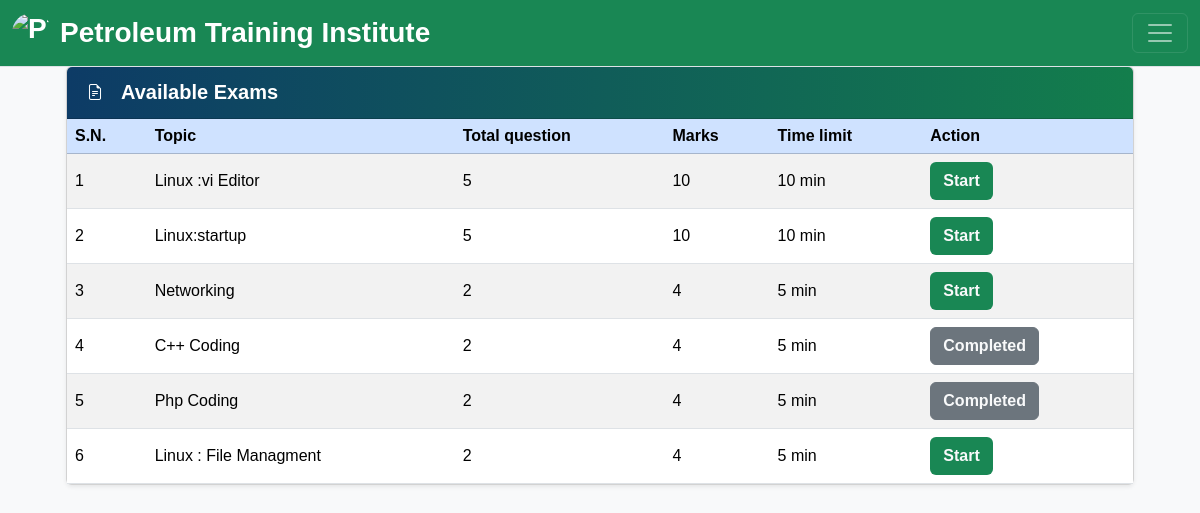
Before: /account.php?q=1 (signed in) with the older database file.
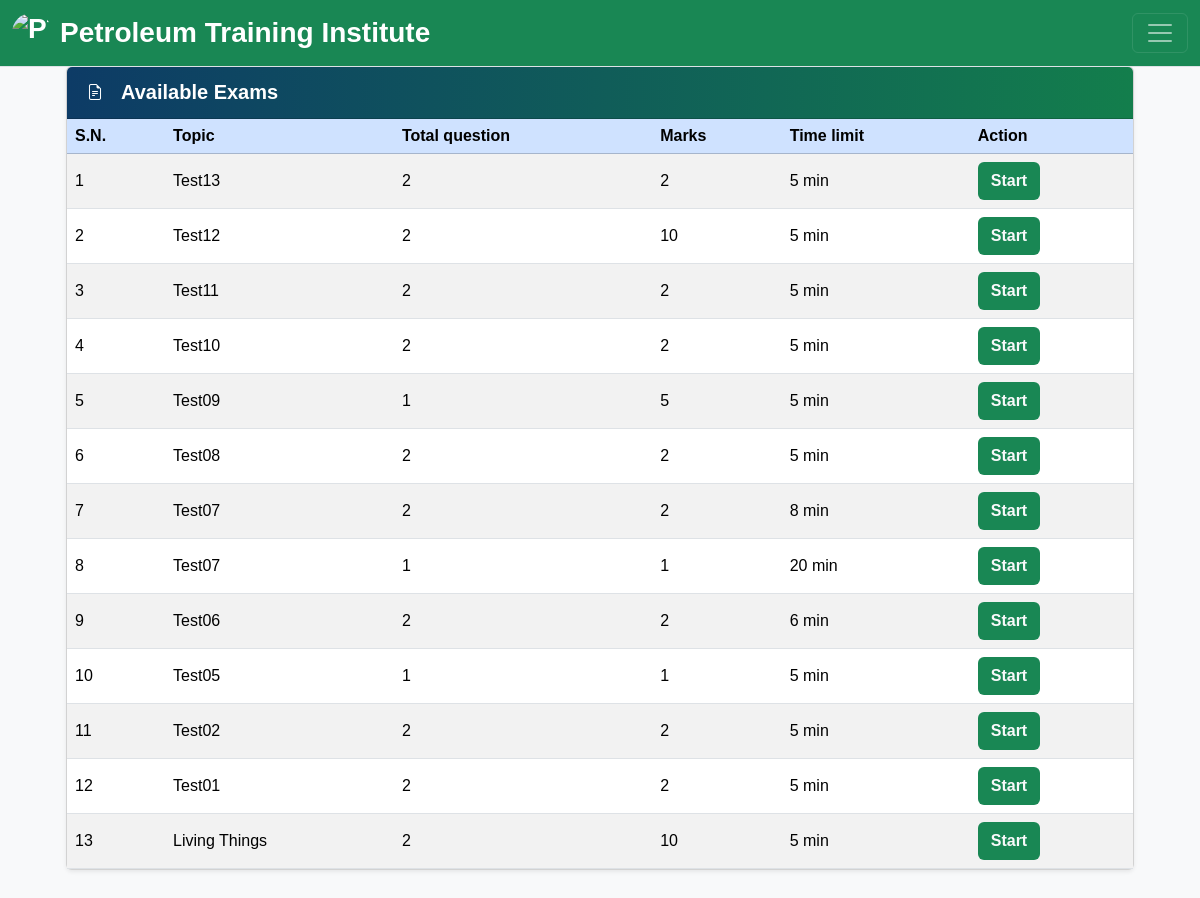
After: the same page with the newer database file.
### tables this page shows
CREATE TABLE `quiz` (
  `eid` text NOT NULL,
  `title` varchar(100) NOT NULL,
  `subject` varchar(100) NOT NULL,
  `sahi` int(11) NOT NULL,
  `wrong` int(11) NOT NULL,
  `total` int(11) NOT NULL,
  `time` bigint(20) NOT NULL,
  `intro` text NOT NULL,
  `tag` varchar(100) NOT NULL,
  `date` timestamp NOT NULL DEFAULT current_timestamp() ON UPDATE current_timestamp()
);

### account.php (the view, shortened to what this page needs)
<!DOCTYPE html>
<html lang="en">
<head>
<link href="https://cdn.jsdelivr.net/npm/bootstrap@5.3.3/dist/css/bootstrap.min.css" rel="stylesheet" />
<link href="https://cdn.jsdelivr.net/npm/bootstrap-icons@1.11.3/font/bootstrap-icons.css" rel="stylesheet" />
<link rel="stylesheet" href="css/account.css" />
<link rel="stylesheet" href="css/font.css" />
</head>
<body class="bg-light">
 <?php
 include_once 'dbConnection.php';
  if(!(isset($_SESSION['email']))){
header("location:index.php");
}
else
{
$name = $_SESSION['name'];
$email=$_SESSION['email'];
include_once 'dbConnection.php';
echo '<span class="pull-right top title1" ><span class="log1"><span class="glyphicon glyphicon-user" aria-hidden="true"></span>&nbsp;&nbsp;&nbsp;&nbsp;Hello,</span> <a href="account.php?q=1" class="log log1">'.$name.'</a>&nbsp;|&nbsp;<a href="logout.php?q=account.php" class="log"><span class="glyphicon glyphicon-log-out" aria-hidden="true"></span>&nbsp;Signout</button></a></span>';
$check2 = mysqli_query($con,"SELECT * FROM history WHERE email='$email' AND eid='$eid' LIMIT 1");
if(mysqli_num_rows($check2) == 0){
    $start_time = time();
    $end_time = $start_time + ($exam_duration_minutes * 60);
    mysqli_query($con,"INSERT INTO history (email,eid,start_time,end_time) VALUES('$email','$eid',$start_time,$end_time)") or die(mysqli_error($con));
} else {
    $row = mysqli_fetch_assoc($check2);
    $end_time = $row['end_time'];
    error_log("[DEBUG] Using existing history row end_time=$end_time");
}
}?>
<header>
  <nav class="navbar navbar-dark bg-success border-bottom fixed-top">
    <div class="container-fluid">
      <a class="navbar-brand fw-bold fs-3 d-flex align-items-center gap-2" href="account.php?q=1">
        <img src="image/PTI.jpg" alt="PTI Logo" class="rounded-circle" style="width:40px;height:40px;object-fit:cover;">
        <span class="pti-full">Petroleum Training Institute</span>
      </a>
      <button class="navbar-toggler d-1250-none" type="button" data-bs-toggle="offcanvas" data-bs-target="#sideNav">
        <span class="navbar-toggler-icon"></span>
      </button>
    </div>
  </nav>
</header>
<main class="container my-0 pt-4">
<?php
if(@$_GET['q']==1) {
$result = mysqli_query($con,"SELECT * FROM quiz ORDER BY date DESC") or die('Error');
$c=1;
?>
<div class="main-content-spaced">
<div class="card shadow-sm mb-4">
  <div class="card-header exam-card-header bg-success text-white d-flex align-items-center">
        <i class="bi bi-file-earmark-text me-2"></i>
        <span class="fs-5 fw-bold">Available Exams</span>
      </div>
       <div class="card-body p-0">
          <div class="table-responsive">
            <table class="table table-striped table-hover mb-0 align-middle title1">
              <thead class="table-primary">
                <tr>
                  <th>S.N.</th>
                    <th>Topic</th>
                    <th>Total question</th>
                    <th>Marks</th>
                    <th>Time limit</th>
                    <th>Action</th>
                  </tr>
                </thead>
                <tbody>
<?php
while($row = mysqli_fetch_array($result)) {
	$title = $row['title'];
	$total = $row['total'];
	$sahi = $row['sahi'];
  $time = $row['time'];
	$eid = $row['eid'];
$q12=mysqli_query($con,"SELECT score FROM history WHERE eid='$eid' AND email='$email'" )or die('Error98');
$rowcount=mysqli_num_rows($q12);
if($rowcount == 0){  ?>
	                <tr>
                    <td><?= $c++ ?></td>
                    <td><?= $title ?></td>
                    <td><?= $total ?></td>
                    <td><?= $sahi * $total ?></td>
                    <td><?= $time ?>&nbsp;min</td>
                    <td>
                      <a href="account.php?q=quiz&step=2&eid=<?= $eid ?>&n=1&t=<?= $total ?>"
                         class="pull-right btn sub1 bg-success bg-opacity-20"
                         style="margin:0px;">
                        <span class="title1 text-light"><b>Start</b></span>
                      </a>
                    </td>
                  </tr>
<?php } else { ?>
 <tr style="color:#99cc32">
  <td><?= $c++ ?></td>
  <td>
    <?= $title ?>
  </td>
  <td><?= $total ?></td>
  <td><?= $sahi * $total ?></td>
  <td><?= $time ?>&nbsp;min</td>
  <td>
    <button class="btn btn-secondary"  data-bs-toggle="tooltip"
          data-bs-placement="top"
          title="You have already taken this exam"
          style="margin:0px;">
      <span class="text-light"><b>Completed</b></span>
    </button>
  </td>
</tr>
  <?php }}
  } ?>
              </tbody>
            </table>
          </div>
        </div>
      </div>
    </div>
</body>
</html>

Changed rows visible on the page:
removed quiz: title "Linux :vi Editor", total "5", $sahi * $total "10", time "10"
removed quiz: title "Linux:startup", total "5", $sahi * $total "10", time "10"
removed quiz: title "Networking", total "2", $sahi * $total "4", time "5"
removed quiz: title "C++ Coding", total "2", $sahi * $total "4", time "5"
removed quiz: title "Php Coding", total "2", $sahi * $total "4", time "5"
removed quiz: title "Linux : File Managment", total "2", $sahi * $total "4", time "5"
added quiz: title "Test13", total "2", $sahi*$total "2", time "5"
added quiz: title "Test12", total "2", $sahi * $total "10", time "5"
added quiz: title "Test11", total "2", $sahi*$total "2", time "5"
added quiz: title "Test10", total "2", $sahi*$total "2", time "5"
added quiz: title "Test09", total "1", $sahi*$total "5", time "5"
added quiz: title "Test08", total "2", $sahi*$total "2", time "5"
added quiz: title "Test07", total "2", $sahi*$total "2", time "8"
added quiz: title "Test07", total "1", $sahi*$total "1", time "20"
added quiz: title "Test06", total "2", $sahi*$total "2", time "6"
added quiz: title "Test05", total "1", $sahi*$total "1", time "5"
added quiz: title "Test02", total "2", $sahi*$total "2", time "5"
added quiz: title "Test01", total "2", $sahi*$total "2", time "5"
added quiz: title "Living Things", total "2", $sahi * $total "10", time "5"
